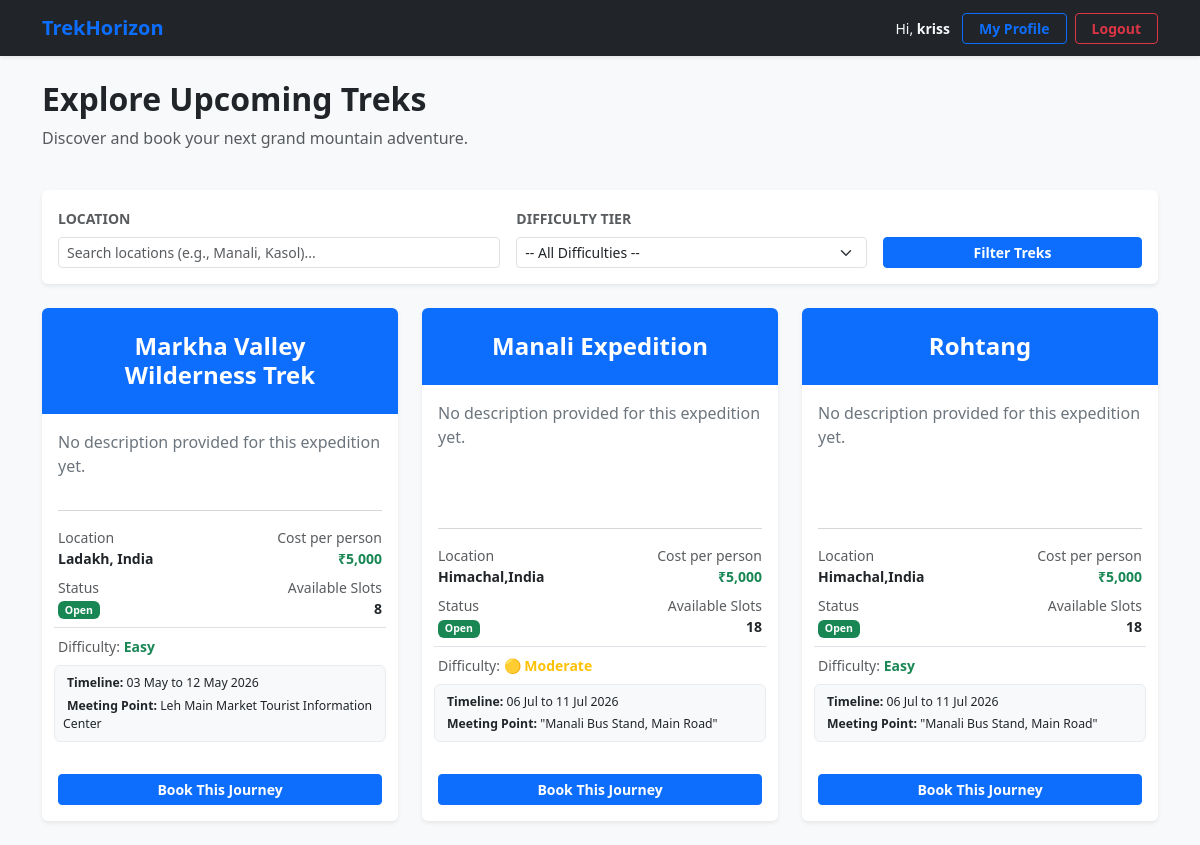
The page /explore-treks (signed in) on the database as committed earlier.
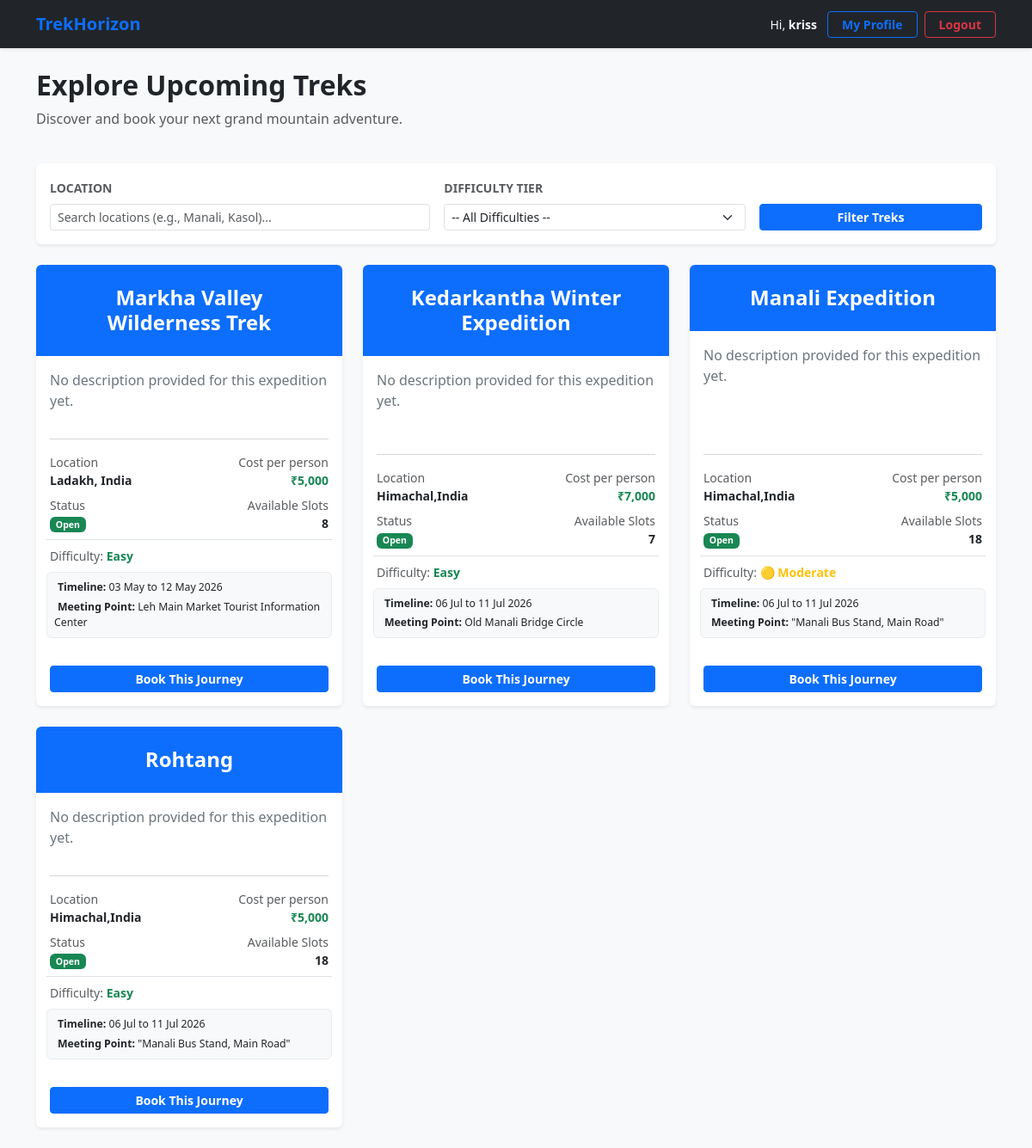
The same page on the database as committed later.
### models.py (models this page shows)
class Trek(db.Model):
    trek_id = db.Column(db.Integer, primary_key=True, autoincrement=True)
    trek_name = db.Column(db.String(150), nullable=False)
    location = db.Column(db.String(150), nullable=False)
    difficulty = db.Column(db.Enum('Easy', 'Moderate', 'Hard', name='trek_difficulty'), nullable=False)
    duration_days = db.Column(db.Integer, nullable=False)
    available_slots = db.Column(db.Integer, nullable=False)
    max_slots = db.Column(db.Integer, nullable=False)
    start_date = db.Column(db.Date, nullable=False)
    end_date = db.Column(db.Date, nullable=False)
    status = db.Column(db.Enum('Pending', 'Started', 'Open', 'Closed', 'Completed', name='trek_status'), nullable=False)
    assigned_staff_id = db.Column(db.Integer, db.ForeignKey('user.user_id'), nullable=True)
    cost_per_person = db.Column(db.Float, nullable=False, default=0.0)
    meeting_point = db.Column(db.String(255), nullable=True)
    description = db.Column(db.Text, nullable=True)
    bookings = db.relationship('Booking', backref='trek', lazy=True)

### routes/user.py (the view)
@app.route('/explore-treks')
def explore_treks():
    if 'user_id' not in session:
        return redirect('/login')
    user_id = session['user_id']
    booked_bookings = Booking.query.filter_by(user_id=user_id, status='Confirmed').all()
    booked_trek_ids = [b.trek_id for b in booked_bookings]
    open_treks = Trek.query.filter_by(status='Open').all()
    return render_template('explore.html', treks=open_treks, booked_trek_ids=booked_trek_ids)

### templates/explore.html (shortened to what this page needs)
{% extends 'base.html' %}
{% block content %}
<div class="row mb-4">
    <div class="col">
        <h2 class="fw-bold text-dark">Explore Upcoming Treks</h2>
        <p class="text-muted">Discover and book your next grand mountain adventure.</p>
    </div>
</div>
<div class="card border-0 shadow-sm mb-4 bg-white">
    <div class="card-body p-3">
        <form method="GET" action="/dashboard" class="row g-3 align-items-end">
            <div class="col-md-5 col-sm-12">
                <label class="form-label small fw-bold text-uppercase text-muted">Location</label>
                <input type="text" name="location" class="form-control form-control-sm"
                       placeholder="Search locations (e.g., Manali, Kasol)..." value="{{ selected_location or '' }}">
            </div>
            <div class="col-md-4 col-sm-12">
                <label class="form-label small fw-bold text-uppercase text-muted">Difficulty Tier</label>
                <select name="difficulty" class="form-select form-select-sm">
                    <option value="">-- All Difficulties --</option>
                </select>
            </div>
            <div class="col-md-3 col-sm-12 d-flex gap-2">
                <button type="submit" class="btn btn-sm btn-primary w-100 fw-bold"> Filter Treks</button>
            </div>
        </form>
    </div>
</div>
<div class="row g-4">
    {% if treks %}
        {% for trek in treks %}
            <div class="col-12 col-md-6 col-lg-4">
                <div class="card h-100 shadow-sm border-0">
                    <div class="bg-primary text-white p-4 text-center rounded-top">
                        <h4 class="mb-0 fw-bold">{{ trek.trek_name }}</h4>
                    </div>
                    <div class="card-body d-flex flex-column">
                        <p class="card-text text-secondary flex-grow-1">
                            {{ trek.description if trek.description else "No description provided for this expedition yet." }}
                        </p>
                        <hr class="text-muted">
                        <div class="row g-2 small mb-3">
                            <div class="col-6">
                                <span class="text-muted d-block">Location</span>
                                <strong class="text-dark">{{ trek.location }}</strong>
                            </div>
                            <div class="col-6 text-end">
                                <span class="text-muted d-block">Cost per person</span>
                                <strong class="text-success">₹{{ "{:,.0f}".format(trek.cost_per_person or 0) }}</strong>
                            </div>
                            <div class="col-6 mt-2">
                                <span class="text-muted d-block">Status</span>
                                <span class="badge {% if trek.status == 'Open' %}bg-success{% else %}bg-danger{% endif %}">
                                    {{ trek.status }}
                                </span>
                            </div>
                            <div class="col-6 text-end mt-2">
                                <span class="text-muted d-block">Available Slots</span>
                                <strong class="text-dark">{{ trek.available_slots }}</strong>
                            </div>
                            <div class="col-12 mt-2 border-top pt-2">
                                <span class="text-muted d-inline">Difficulty: </span>
                                <span class="fw-bold {% if trek.difficulty == 'Easy' %}text-success{% elif trek.difficulty == 'Moderate' %}text-warning{% else %}text-danger{% endif %}">
                                    {% if trek.difficulty == 'Easy' %}{% elif trek.difficulty == 'Moderate' %}🟡{% else %}🔴{% endif %} {{ trek.difficulty if trek.difficulty else 'Not Set' }}
                                </span>
                            </div>
                            <div class="mt-2 mb-3 bg-light p-2 rounded border border-light-subtle">
                                <div class="small mb-1 text-dark">
                                    <strong>Timeline:</strong>
                                    {{ trek.start_date.strftime('%d %b') if trek.start_date else 'TBD' }} to
                                    {{ trek.end_date.strftime('%d %b %Y') if trek.end_date else 'TBD' }}
                                </div>
                                <div class="small text-dark">
                                    <strong>Meeting Point:</strong> {{ trek.meeting_point if trek.meeting_point else 'Base Camp' }}
                                </div>
                            </div>
                        </div>
                       {% if trek.status == 'Open' and trek.available_slots > 0 %}
                           {% if trek.trek_id in booked_trek_ids %}
                                <button class="btn btn-success w-100 btn-sm mt-auto fw-bold" disabled>
                                     Booked
                                </button>
                            {% else %}
                                <form action="/book/{{ trek.trek_id }}" method="POST" class="mt-auto">
                                    <button type="submit" class="btn btn-primary w-100 fw-bold btn-sm">Book This Journey</button>
                                </form>
                            {% endif %}
                        {% else %}
                        <button class="btn btn-secondary w-100 btn-sm mt-auto" disabled>Slots Full / Closed</button>
                        {% endif %}
                    </div>
                </div>
            </div>
        {% endfor %}
    {% else %}
        <div class="col-12 text-center py-5">
            <div class="alert alert-light border py-5">
                <p class="lead mb-0 text-muted"> No trekking expeditions match your criteria. Check back later!</p>
            </div>
        </div>
    {% endif %}
</div>
{% endblock %}

### templates/base.html (shortened to what this page needs)
<!DOCTYPE html>
<html lang="en">
<head>
    <link href="https://cdn.jsdelivr.net/npm/bootstrap@5.3.0/dist/css/bootstrap.min.css" rel="stylesheet">
</head>
<body class="bg-light d-flex flex-column min-vh-100">
    <nav class="navbar navbar-expand-lg navbar-dark bg-dark shadow-sm">
        <div class="container">
            <a class="navbar-brand fw-bold text-primary" href="/dashboard">TrekHorizon</a>
            <div class="collapse navbar-collapse" id="appNavbar">
                <div class="navbar-nav ms-auto align-items-center gap-2">
                    <span class="text-light me-1 small">
                        Hi, <strong>{{ session.get('user_name', 'User') }}</strong>
                    </span>
                    {% if session.get('user_role') == 'Staff' %}
                        <a class="btn btn-sm btn-outline-primary fw-bold px-3" href="/staff/profile"> My Profile</a>
                    {% endif %}
                    <a class="btn btn-sm btn-outline-danger fw-bold px-3" href="/logout">Logout</a>
                </div>
            </div>
        </div>
    </nav>
    <main class="flex-grow-1 container my-4">
        {% block content %}{% endblock %}
    </main>
</body>
</html>

Rows that differ between the two databases and show on the page:
now on this page (row edited): Trek: trek_name "Kedarkantha Winter Expedition", description "No description provided for this expedition yet.", location "Himachal,India", cost_per_person "7,000", status "Open", available_slots "7", difficulty "Easy", start_date "06 Jul", end_date "11 Jul 2026", meeting_point "Old Manali Bridge Circle"
